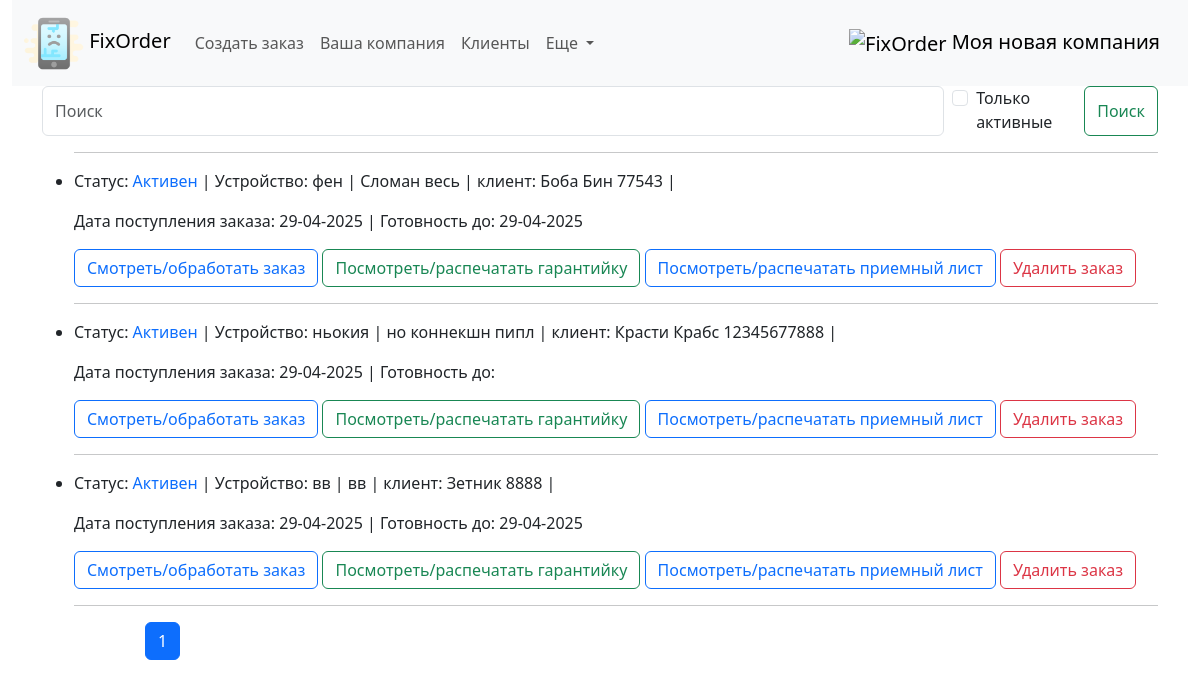
Before: / with the older database file.
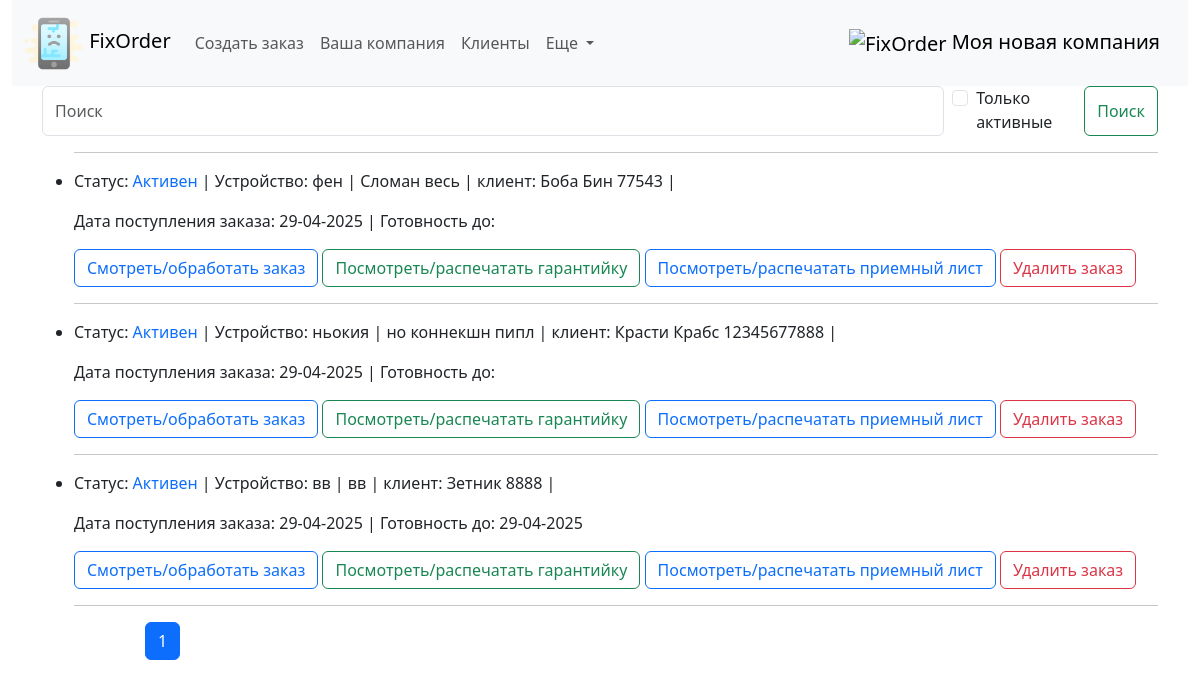
After: the same page with the newer database file.
### fixorder/models.py (models this page shows, shortened)
class Order(models.Model):
    order_client = models.ForeignKey(Client, related_name='client', null=True, on_delete=models.SET_NULL, verbose_name='Клиент')
    executor = models.ForeignKey(Employee, blank=True, null=True, related_name='executor', on_delete=models.SET_NULL, verbose_name='Исполнитель')
    time_create = models.DateTimeField(auto_now_add=True, verbose_name='Дата прихода')
    time_update = models.DateTimeField(auto_now=True, verbose_name='Дата изменения')
    time_demand = models.DateField(blank=True, null=True, verbose_name='Срок ремонта')
    time_away = models.DateTimeField(null=True, blank=True, verbose_name='Дата выдачи')
    device = models.CharField(max_length=255, verbose_name='Устройство')
    defect = models.TextField(max_length=400, verbose_name='Неисправность')
    device_password = models.CharField(max_length=50, blank=True, null=True, verbose_name='Пароль')
    device_exterior = models.TextField(max_length=400, blank=True, null=True, verbose_name='Внешний вид')
    initial_price = models.CharField(max_length=10, blank=True, null=True, verbose_name='Ориентировочная стоимость')
    prepaid = models.FloatField(max_length=10, blank=True, null=True, verbose_name='Предоплата')
    notes = models.TextField(max_length=500, blank=True, null=True, verbose_name='Заметки')
    total_price = models.DecimalField(max_digits=10, decimal_places=2, blank=True, default=0, verbose_name='Итоговая стоимость')
    status = models.ForeignKey(OrderStatus, on_delete=models.DO_NOTHING, default=4, related_name='related_order', verbose_name='Статус ремонта')
    conclusion = models.TextField(max_length=500, blank=True, null=True, verbose_name='Заключение мастера')
    remain_to_pay = models.DecimalField(max_digits=10, decimal_places=2, null=True, blank=True, default=0, verbose_name='Осталось оплатить')
    class Meta:
        verbose_name = "Заказы"
        verbose_name_plural = "Заказы"
        ordering = ["-time_create"]
        indexes = [models.Index(fields=["-time_create"]), models.Index(fields=["status"])]
    def get_absolute_url(self):
        return reverse('order', kwargs={'pk': self.pk})
    def get_warrantydoc_url(self):
        return reverse('warrantydoc', kwargs={'pk': self.pk})
    def get_commingdoc_url(self):
        return reverse('commingdoc', kwargs={'pk': self.pk})
    def get_delete_url(self):
        return reverse('delete', kwargs={'pk': self.pk})

class OrderStatus(models.Model):
    status = models.CharField(max_length=100, unique=True, db_index=True, verbose_name='Статус заказа')
    def __str__(self):
        return self.status

class Client(models.Model):
    name = models.CharField(max_length=255, unique=True, db_index=True, verbose_name='ФИО клиента') #unique=True,
    phone = models.CharField(max_length=20, db_index=True, verbose_name='Контактный номер')
    phone1 = models.CharField(max_length=20, db_index=True, blank=True, null=True, verbose_name='Дополнительный номер')
    telegram = models.CharField(max_length=40, blank=True, null=True, verbose_name='Telegram клиента')
    viber = models.CharField(max_length=20, blank=True, null=True, verbose_name='Viber клиента')
    whatsapp = models.CharField(max_length=20, blank=True, null=True, verbose_name='Whattsapp клиента')
    class Meta:
        verbose_name = 'Клиенты'
        verbose_name_plural = 'Клиенты'
        ordering = ['name']
        indexes = [models.Index(fields=['name'])]
    def __str__(self):
        return f'{self.name} {self.phone} {self.phone1}'

### fixorder/views.py (the view)
# urls.py: path('', views.Show_orderlist.as_view(), name='orderlist'),
class Show_orderlist(ListView):
    model = Order
    template_name = 'fixorder/orderlist.html'
    context_object_name = 'my_orders'
    paginate_by = 15
    extra_context = {'title': 'Главная страница', 'header': 'Ваши заказы'}
    def get_queryset(self):
        query = self.request.GET.get('q')
        checky = self.request.GET.get('cb')
        if not checky:
            if query:
                query = query.replace("\\", "")
                return Order.objects.filter(
                    Q(order_client__phone__iregex=query) | Q(order_client__name__iregex=query) | Q(
                        order_client__telegram__iregex=query))  # для PosgreSQL можно использовать __icontains
            return super().get_queryset()
        else:
            return Order.objects.filter(status__status="Активен").filter(
                    Q(order_client__phone__iregex=query) | Q(order_client__name__iregex=query) |
            Q(order_client__telegram__iregex=query))

### fixorder/templatetags/fixorder_tags.py (called while the page is built)
@register.simple_tag
def logo_url():
    return static('img/logo.png')

@register.simple_tag
def get_company_name():
    return Company.objects.get(pk=1).brand_name

### fixorder/templates/fixorder/orderlist.html (shortened to what this page needs)
{% extends 'fixorder/base.html' %}
{% block content %}
{% include 'fixorder/search_with_checkbox.html' %}
<ul>
     <hr>
	{% for myo in my_orders %}
    		<li><div>
	<p>Статус: {% if myo.status.status == "Активен" %}<span class="text-primary"> {{myo.status}}</span>
         {% elif myo.status.status == "Готов" %}<span class="text-success"> {{myo.status}}</span>
        {% elif myo.status.status == "Выдан без ремонта" %}<span class="text-secondary"> {{myo.status}}</span>
        {% elif myo.status.status == "Выдан" %}<span class="text-secondary"> {{myo.status}}</span> {% endif %}
                | Устройство: {{myo.device}} | {{myo.defect}} | клиент: {{myo.order_client}} | {{myo.client_phone}}
				</p>
	<p>Дата поступления заказа: {{myo.time_create|date:"d-m-Y"}} | Готовность до: {{myo.time_demand|date:"d-m-Y"}}</p>
<p>
<a href="{{ myo.get_absolute_url }}" class="btn btn-outline-primary">Смотреть/обработать заказ</a>
<a href="{{ myo.get_warrantydoc_url }}" class="btn btn-outline-success">Посмотреть/распечатать гарантийку</a>
<a href="{{ myo.get_commingdoc_url }}" class="btn btn-outline-primary">Посмотреть/распечатать приемный лист</a>
    <a href="{{ myo.get_delete_url }}" class="btn btn-outline-danger">Удалить заказ</a>
</p>
    </div></li>
 <hr>
	{% endfor %}
</ul>
{% endblock %}

Changed rows visible on the page:
changed Order "фен": time_demand "29-04-2025" → (not shown)
